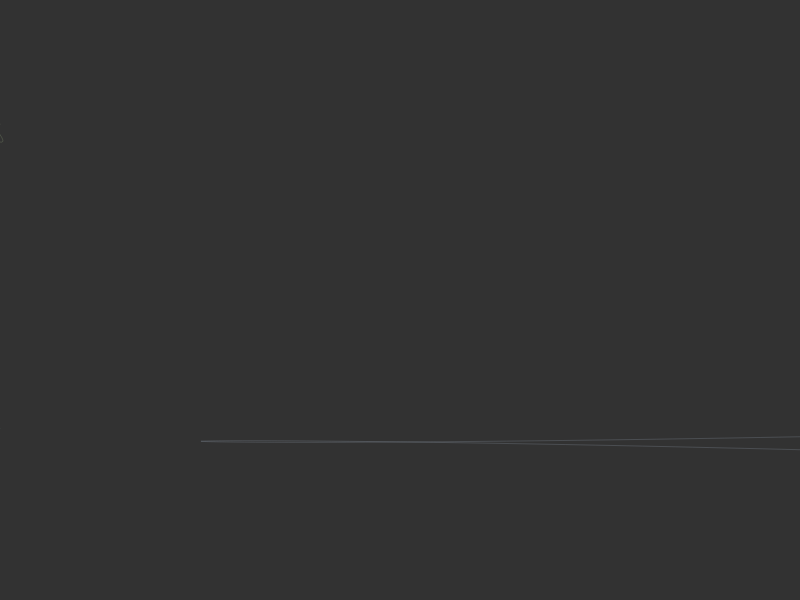
Frame 1 (no input)
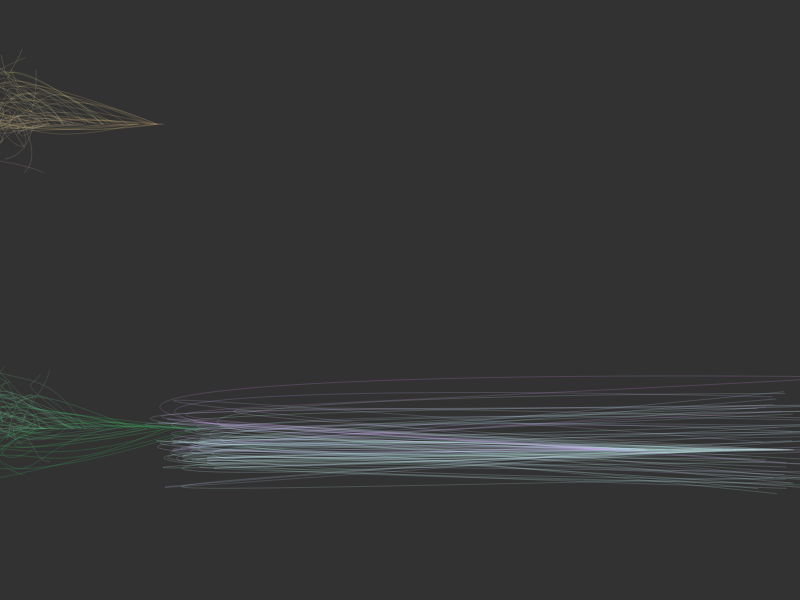
Frame 60 (no input)
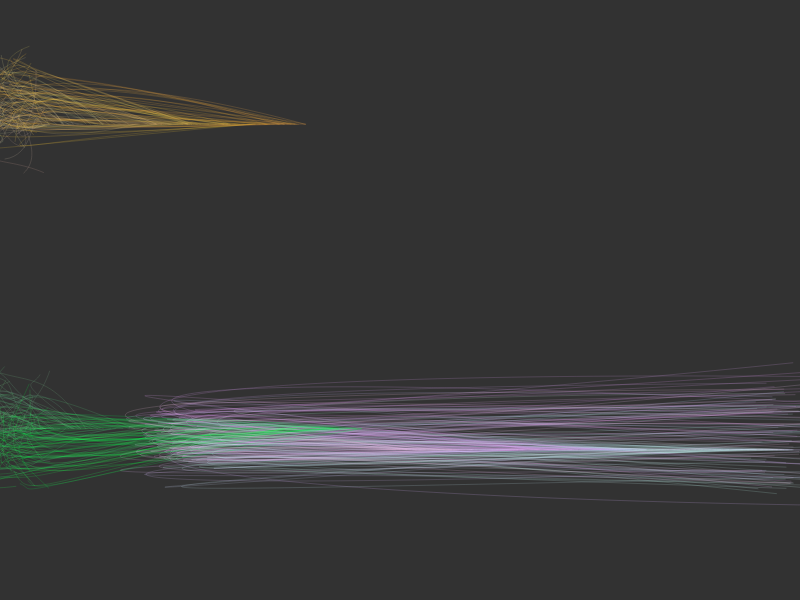
Frame 120 (the mouse pressed at the canvas centre since frame 60)

The p5.js sketch that drew these frames (run headless with seeded random() and noise() and a simulated clock; from frame 60 on, the mouse is pressed at the canvas centre):

// p5.js sketch
// ── sketch.js
var x, y;
var range = 50;
var baset = 150;
var crange = 10;
var BG = 50;
var ch;
var chalks = [];

function Chalk(x,y,r,g,b,dir) {
  
    this.x = x;
    this.y = y;
    this.r = r;
    this.g = g;
    this.b = b;
    this.forward = dir;
  
  this.newColour = function() {
    this.r = newRGB(this.r);
    this.g = newRGB(this.g);
    this.b = newRGB(this.b);
    return color(this.r,this.g,this.b, varyTrans());
  };

  this.move = function() {
    if(this.forward) {
      this.x = this.x + random(-2,8);
      if(this.x > width){
        this.forward = false;
        this.y = random(height);
      }
    } else {
      this.x = this.x + random(-8,2);
      if(this.x < 0){
        this.forward = true;
        this.y = random(height);
      }
    }
  }
  
  this.drawIt = function() {
    stroke(this.newColour(), varyTrans());
    bezier(this.x, this.y, rr(0), rr(y), rr(0), rr(y), rr(x), rr(y));
    this.move();
    y = y + random(-8,8);
  };
};

function setup() {
  createCanvas(displayWidth, displayHeight);
  noFill();
  strokeWeight(0.3);
  background(BG);
  chalks.push(new Chalk(0, random(height),116, 173, 150, true));
  chalks.push(new Chalk(0, random(height),184, 226, 151, true));
  chalks.push(new Chalk(width, random(height),190, 221, 244, false));

};

function draw() {    
 for(var i = 0; i < chalks.length; i++){
   chalks[i].drawIt();
 }
}



function varyTrans() {
  return baset + random(-10,10);
}

function newRGB(old){
  return old + random(-crange, crange);
}

function rr(input){
  return input + random(-range, range);
}
